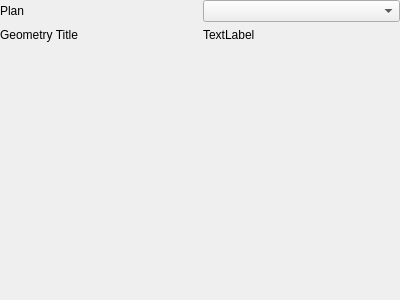
<?xml version="1.0" encoding="UTF-8"?>
<ui version="4.0">
 <class>ReosHecRasSimulationEditWidget</class>
 <widget class="QWidget" name="ReosHecRasSimulationEditWidget">
  <property name="geometry">
   <rect>
    <x>0</x>
    <y>0</y>
    <width>400</width>
    <height>300</height>
   </rect>
  </property>
  <property name="windowTitle">
   <string>Form</string>
  </property>
  <layout class="QGridLayout" name="gridLayout">
   <property name="leftMargin">
    <number>0</number>
   </property>
   <property name="topMargin">
    <number>0</number>
   </property>
   <property name="rightMargin">
    <number>0</number>
   </property>
   <property name="bottomMargin">
    <number>0</number>
   </property>
   <item row="0" column="1">
    <widget class="QComboBox" name="mPlansComboBox"/>
   </item>
   <item row="0" column="0">
    <widget class="QLabel" name="label">
     <property name="text">
      <string>Plan</string>
     </property>
    </widget>
   </item>
   <item row="1" column="0">
    <widget class="QLabel" name="label_2">
     <property name="text">
      <string>Geometry Title</string>
     </property>
    </widget>
   </item>
   <item row="2" column="0">
    <spacer name="verticalSpacer">
     <property name="orientation">
      <enum>Qt::Vertical</enum>
     </property>
     <property name="sizeHint" stdset="0">
      <size>
       <width>20</width>
       <height>40</height>
      </size>
     </property>
    </spacer>
   </item>
   <item row="1" column="1">
    <widget class="QLabel" name="mGeometryLabel">
     <property name="text">
      <string>TextLabel</string>
     </property>
    </widget>
   </item>
  </layout>
 </widget>
 <resources/>
 <connections/>
</ui>
